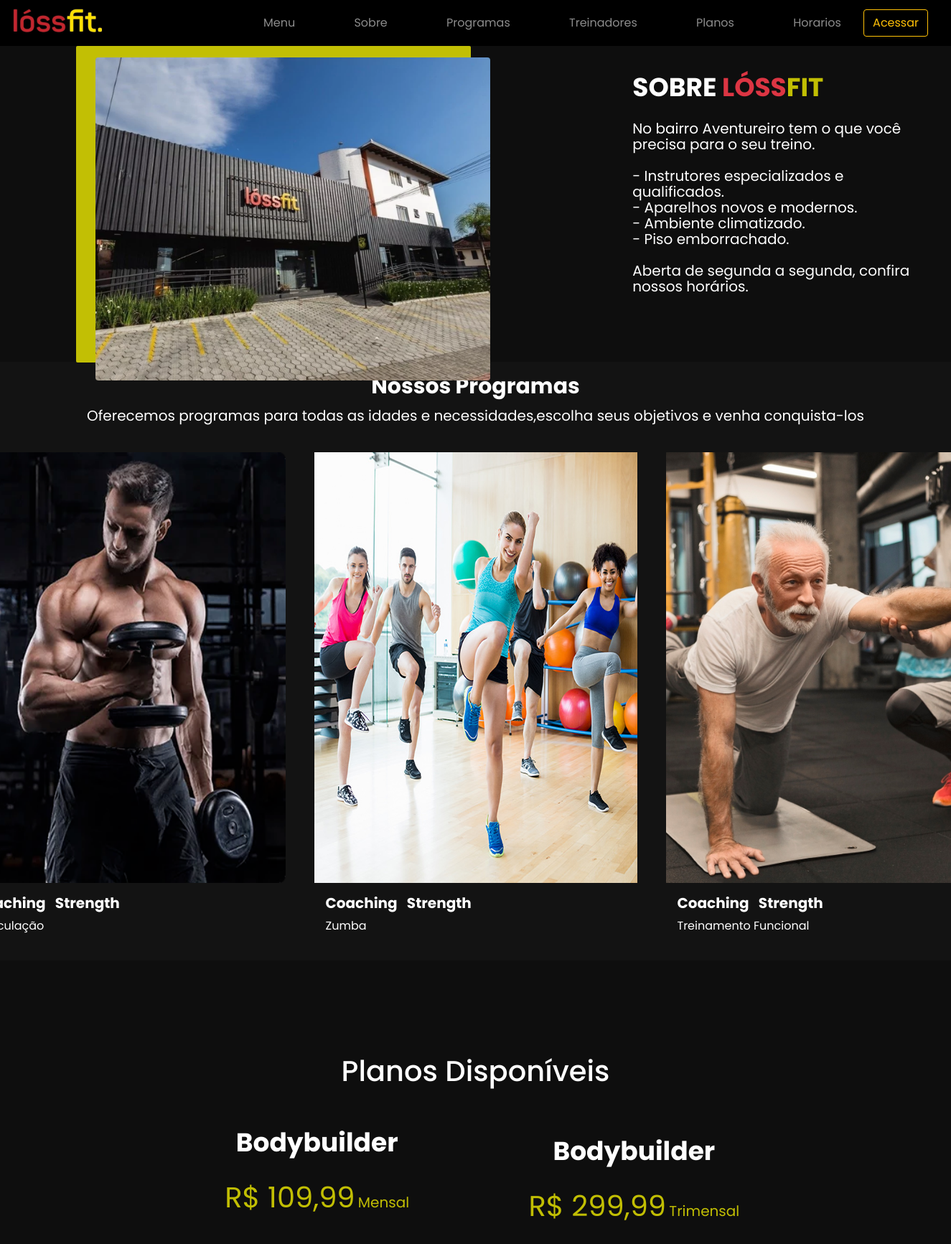
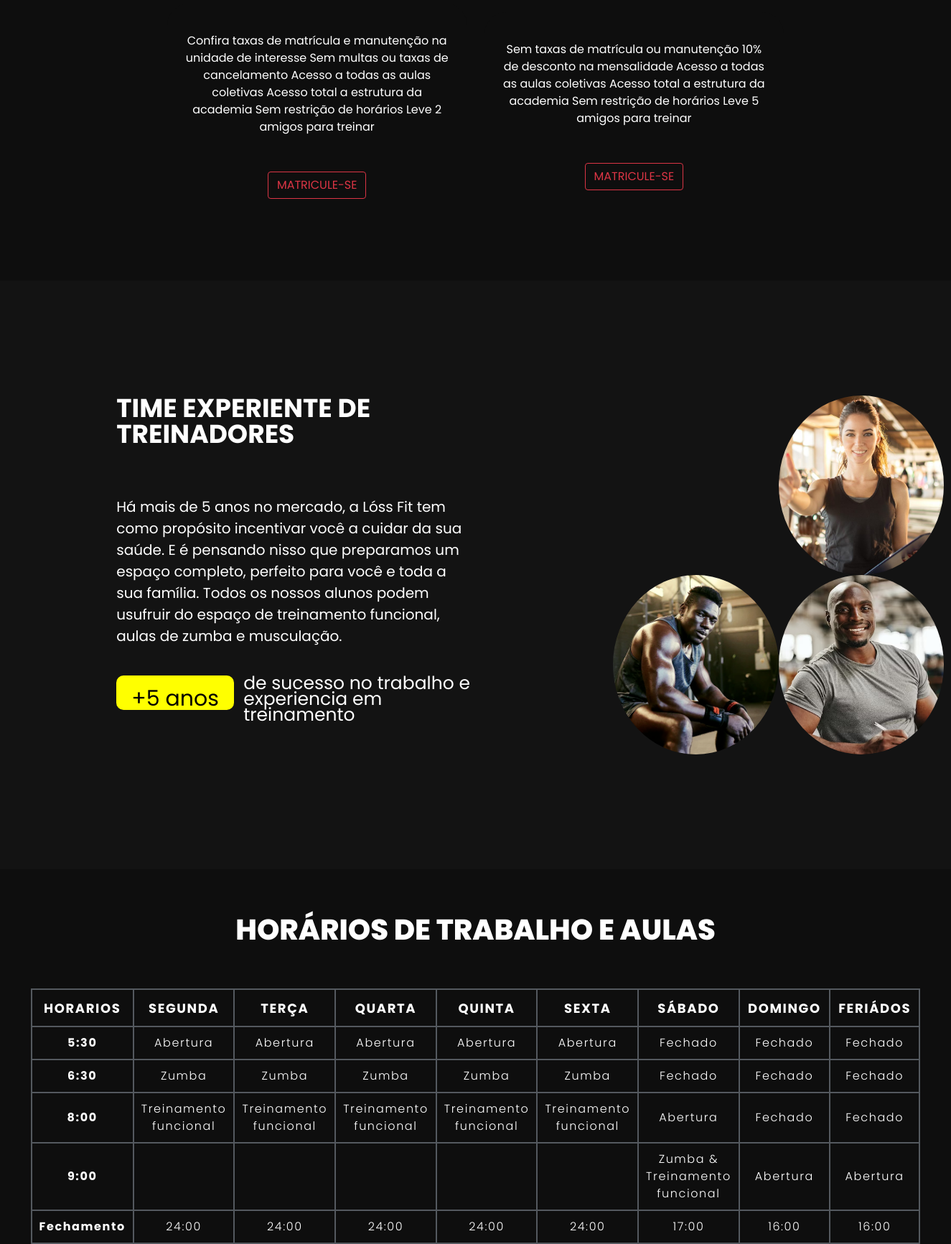
Screenshot of /index_Apre.php (upper part) with the database file from the repository (2 pictures, top to bottom).
### tables this page shows
CREATE TABLE `tbl_planos` (
  `idl_planos` int(11) NOT NULL,
  `nome_plano` varchar(45) DEFAULT NULL,
  `valor_plano` varchar(45) DEFAULT NULL,
  `opcao_plano` varchar(45) DEFAULT NULL,
  `desc_plano` varchar(500) DEFAULT NULL
);

### index_Apre.php (the view, shortened to what this page needs)
<?php
include_once("connect.php");
?>
<!DOCTYPE html>
<html lang="en">
<head>
    <link href="css/style_planos.css" rel="stylesheet" />
    <link href="css/style.css" rel="stylesheet" />
    <link href="https://cdn.jsdelivr.net/npm/bootstrap@5.0.2/dist/css/bootstrap.min.css" rel="stylesheet"
>
</head>
<body>
    <header>
        <nav class="navbar navbar-expand-lg navbar-dark " style="background-color: rgb(0, 0, 0);">
            <a class="navbar-brand" href="#" style="color: white;"></a>
            <div class="collapse navbar-collapse" id="navbarSupportedContent">
                <ul class="navbar-nav mr-auto">
                    <li class="nav-item">
                        <a class="nav-link" onclick="scrollElement('apresentacao')" style="margin-left: 200px;">Menu</a>
                    </li>
                    <li class="nav-item">
                        <a class="nav-link" onclick="scrollElement('Sobre')">Sobre</a>
                    </li>
                    <li class="nav-item active">
                        <a class="nav-link" onclick="scrollElement('ativ')">Programas<span class="sr-only"></span></a>
                    </li>
                    <li class="nav-item active">
                        <a class="nav-link" onclick="scrollElement('coach')">Treinadores</a>
                    </li>
                    <li class="nav-item">
                        <a class="nav-link" onclick="scrollElement('planos')">Planos</a>
                    </li>
                    <li class="nav-item">
                        <a class="nav-link" onclick="scrollElement('calendario')">Horarios</a>
                    </li>
                </ul>
                <?php
                if (!empty($_SESSION['id_usuario'])) {
                    echo '                <form class="form-inline my-2 my-lg-0">
                    <a class="btn btn-outline-danger" href="../inc/logout.php" role="button">Sair</a>
                </form>';
                    echo '               <form class="form-inline my-2 my-lg-0" >
                    <a class="btn btn-outline-warning" href="pages/pg_painel_user.php" role="button">' . $nome . '</a>
                </form>';
                } else {
                    echo '                <form class="form-inline my-2 my-lg-0">
                    <a class="btn btn-outline-warning" href="pages/pg_login.php" role="button">Acessar</a>
                </form>';
                }
                ?>
            </div>
        </nav>
    </header>
    <section class="corpo" id="apresentacao">
        <div id="carouselExampleIndicators" class="carousel slide" data-mdb-ride="carousel">
            <div class="carousel-indicators">
            </div>
            <div class="carousel-inner">
                <div class="carousel-item active" data-mdb-interval="3000"
                    style="max-height:70vh; max-width:100vw;position: relative;top:0;">
                    <div class="carousel-caption d-none d-md-block">
                    </div>
                </div>
            </div>
            <button class="carousel-control-prev" type="button" data-mdb-target="#carouselExampleIndicators"
                data-mdb-slide="prev">
            </button>
            <button class="carousel-control-next" type="button" data-mdb-target="#carouselExampleIndicators"
                data-mdb-slide="next">
            </button>
        </div>
    </section>
    <section class="sobre" id="Sobre">
        <div class="crop_so">
            <div class="d_img">
                <div class="sobre_img"></div>
            </div>
            <div class="sobre_txt">
                <h2>
                    SOBRE <span style="color: #dc3543;">Lóss<span>Fit</span></span>
                </h2>
                <p style="font-size:20px;">No bairro Aventureiro tem o que você precisa para o seu treino.
                    <br>
                    <br>
                    <a>- Instrutores especializados e qualificados.</a>
                    <br>
                    <a>- Aparelhos novos e modernos.</a>
                    <br>
                    <a></a>- Ambiente climatizado. </a>
                    <br>
                    <a> - Piso emborrachado. </a>
                    <br>
                    <br>
                    Aberta de segunda a segunda, confira nossos horários.
                </p>
            </div>
        </div>
    </section>
    <section class="gym_ativ" id="ativ">
        <div class="gym_ativ_header">
            <p class="gym_ativ_title">
            <h5 style="font-size: 30px!important;"><b>Nossos Programas</b></h5>
            Oferecemos programas para todas as idades e necessidades,escolha seus objetivos e venha conquista-los
            </p>
        </div>
        <section class="gym_ativ_mid_div">
            <div class="gym_ativ_type">
                <img src="img/bodybuild.png" style="height: 600px; width: 450px;">
                <div class="gym_ativ_type_txt">
                    <h5><a><b>Coaching</b></a><a><b>Strength</b></a></h5>
                    <span>Musculação</span>
                </div>
            </div>
            <div class="gym_ativ_type">
                <img src="img/zumba.jpg" style="height: 600px; width: 450px;">
                <div class="gym_ativ_type_txt">
                    <h5><a><b>Coaching</b></a><a><b>Strength</b></a></h5>
                    <span>Zumba</span>
                </div>
            </div>
            <div class="gym_ativ_type">
                <img src="img/velho_treinando.jpg" style="height: 600px; width: 450px;">
                <div class="gym_ativ_type_txt">
                    <h5><a><b>Coaching</b></a><a><b>Strength</b></a></h5>
                    <span>Treinamento Funcional</span>
                </div>
            </div>
        </section>
    </section>
    <section class="planos" id="planos">
        <div class="row">
            <h1 style="margin-top: 5%;">Planos Disponíveis</h1>
            <?php
            $consulta = "SELECT * FROM tbl_planos";
            $sql = $conn->query($consulta) or die($conn->error);
            while ($plano = $sql->fetch_assoc()) {
                echo '<div class="col-md-4 col-sm-6">
                    <div class="pricing_table">
                        <div class="pricing_table_header">
                            <i class="fa fa-users"></i>
                            <h2 class="title">Bodybuilder</h2>
                            <span class="price-plan">
                                <i class="fa fa-inr"></i>
                                <span class="price">R$ ' . $plano['valor_plano'] . '</span>
                                <span class="monthly_plan">' . $plano['opcao_plano'] . '</span>
                            </span>
                        </div>
                        <div class="pricing_table_plan">
                            <ul>
                                <a>' . $plano['desc_plano'] . '</a>
                            </ul>
                            <a class="btn btn-outline-danger" href="pages/pg_painel_plano.php" role="button">MATRICULE-SE</a>
                        </div>
                    </div>
                </div>';
            }
            ?>
        </div>
    </section>
    <section id="coach">
        <div class="gym_coach">
            <div class="body_spans">
                <h2>Time experiente de Treinadores</h2>
                <span class="span_c1">
                    Há mais de 5 anos no mercado, a Lóss Fit tem como propósito incentivar você a cuidar da sua saúde. E
                    é pensando nisso que preparamos um espaço completo, perfeito para você e toda a sua família. Todos
                    os nossos alunos podem usufruir do espaço de treinamento funcional, aulas de zumba e musculação.
                </span>
                <div class="span_c2">
                    <div class="back_h">
                        <p class="h_csss">+5 anos</p>
                    </div>
                    <div class="h_css">
                        <p class="h_css">de sucesso no trabalho e experiencia em treinamento</p>
                    </div>
                </div>
            </div>
            <section class="gym_back_coach">
                <div class="perfil_coach"><a class="perf_img1"></a></div>
                <div class="perfil_coach"><a class="perf_img2"></a></div>
                <div class="perfil_coach"><a class="perf_img3"></a></div>
                <div class="perfil_coach"><a class="perf_img4"></a></div>
            </section>
        </div>
    </section>
    <section class="gym_calendario" id="calendario">
        <div style="position:relative;top:5vh;padding-top:20px;padding-bottom:20px;">
            <h1 style="font-weight:800;">HORÁRIOS DE TRABALHO E AULAS</h1>
        </div>
        <section class="gym_calendario_posi">
            <table>
                <thead>
                    <tr>
                        <th scope="col" style="font-size:18px!important;">Horarios</th>
                        <th scope="col" style="font-size:18px!important;">Segunda</th>
                        <th scope="col" style="font-size:18px!important;">Terça</th>
                        <th scope="col" style="font-size:18px!important;">Quarta</th>
                        <th scope="col" style="font-size:18px!important;">Quinta</th>
                        <th scope="col" style="font-size:18px!important;">Sexta</th>
                        <th scope="col" style="font-size:18px!important;">Sábado</th>
                        <th scope="col" style="font-size:18px!important;">Domingo</th>
                        <th scope="col" style="font-size:18px!important;">Feriádos</th>
                    </tr>
                </thead>
                <tbody>
                    <tr class="one">
                        <td data-label="Horarios" style="font-weight:700!important;">5:30</td>
                        <td data-label="Segunda">Abertura</td>
                        <td data-label="Terça">Abertura</td>
                        <td data-label="Quarta">Abertura</td>
                        <td data-label="Quinta">Abertura</td>
                        <td data-label="Sexta">Abertura</td>
                        <td data-label="Sábado">Fechado</td>
                        <td data-label="Domingo">Fechado</td>
                        <td data-label="Feriádos">Fechado</td>
                    </tr>
                    <tr class="one">
                        <td style="font-weight:700!important;">6:30</td>
                        <td>Zumba</td>
                        <td>Zumba</td>
                        <td>Zumba</td>
                        <td>Zumba</td>
                        <td>Zumba</td>
                        <td>Fechado</td>
                        <td>Fechado</td>
                        <td>Fechado</td>
                    </tr>
                    <tr class="one">
                        <td style="font-weight:700!important;">8:00</td>
                        <td>Treinamento funcional</td>
                        <td>Treinamento funcional</td>
                        <td>Treinamento funcional</td>
                        <td>Treinamento funcional</td>
                        <td>Treinamento funcional</td>
                        <td>Abertura</td>
                        <td>Fechado</td>
                        <td>Fechado</td>
                    </tr>
                    <tr class="one">
                        <td style="font-weight:700!important;">9:00</td>
                        <td></td>
                        <td></td>
                        <td></td>
                        <td></td>
                        <td></td>
                        <td>Zumba &
                            Treinamento funcional</td>
                        <td>Abertura</td>
                        <td>Abertura</td>
                    </tr>
                    <tr class="one">
                        <td style="font-weight:700!important;">Fechamento</td>
                        <td>24:00</td>
                        <td>24:00</td>
                        <td>24:00</td>
                        <td>24:00</td>
                        <td>24:00</td>
                        <td>17:00</td>
                        <td>16:00</td>
                        <td>16:00</td>
                    </tr>
                </tbody>
            </table>
        </section>
    </section>
</body>
</html>

### css/style_planos.css (style rules this page uses)
* { box-sizing: border-box; font-family: "Poppins", sans-serif !important; }
html, body { height: 100%; width: 100%; margin: 0; padding: 0; }
header { position: fixed; top: 0; right: 0; left: 0; display: flex; z-index: 1002; }
.navbar { position: fixed !important; padding: 0 !important; width: 100%; }
.navbar-nav { position: relative; display: flex; flex-direction: row !important; column-gap: 5vw; }
.form-inline { position: absolute; right: 2rem; }
.navbar-brand { padding: 0 !important; margin: 0 !important; position: relative; left: 0; min-height: 8vh; min-width: 12vw; height: 10vh; background-image: url(../img/logo.jpg); background-color: white; background-size: cover; background-repeat: no-repeat; background-position-y: center; }
.corpo { width: auto; height: auto; background-color: #f3f3f4; }
p { font-size: 14px; line-height: 22px; color: white; }
span { color: rgba(255, 251, 0, 0.747); }
.row { display: flex; justify-content: center; align-items: center; width: 100%; padding: 4rem 0; background-color: #0e0e0e; margin-left: 0 !important; }
h1 { color:#fff; font-size:30px; text-align: center; text-transform: capitalize; }
.pricing_table { color:#fff; margin:10px 0; background:#0e0e0e; text-align: center; transition: all 0.30s linear 0s; }
.pricing_table_header { padding:40px; }
.pricing_table_header .title { display:block; text-transform: capitalize; }
.pricing_table_header .price-plan { display:block; }
.pricing_table_header .price { font-size:40px; }
.pricing_table_header .monthly_plan { font-size:20px; }
.pricing_table .pricing_table_plan { border-top-right-radius:30px; border-top-left-radius:30px; padding:40px 20px; background:#0e0e0e; }
.pricing_table .pricing_table_plan ul { margin:0 0 50px; padding:0; }

### index_Apre.php (style rules this page uses)
p { font-size: 14px; line-height: 22px; }
header { position: fixed; top: 0; right: 0; left: 0; display: flex; z-index: 1002; }
h2 { font-size: 36px; line-height: 1; color: #ffffff; font-weight: bold; text-transform: uppercase; position: relative; padding-bottom: 20px; }
span { color: rgba(255, 251, 0, 0.747); }

### rows the page displays
tbl_planos: valor_plano "109,99", opcao_plano "Mensal", desc_plano "Confira taxas de matrícula e manutenção na unidade de interesse Sem multas ou taxas de cancelamento Acesso a todas as aulas coletivas Acesso total a estrutura da academia Sem restrição de horários Leve 2 amigos para treinar"
tbl_planos: valor_plano "299,99", opcao_plano "Trimensal", desc_plano "Sem taxas de matrícula ou manutenção 10% de desconto na mensalidade Acesso a todas as aulas coletivas Acesso total a estrutura da academia Sem restrição de horários Leve 5 amigos para treinar"
